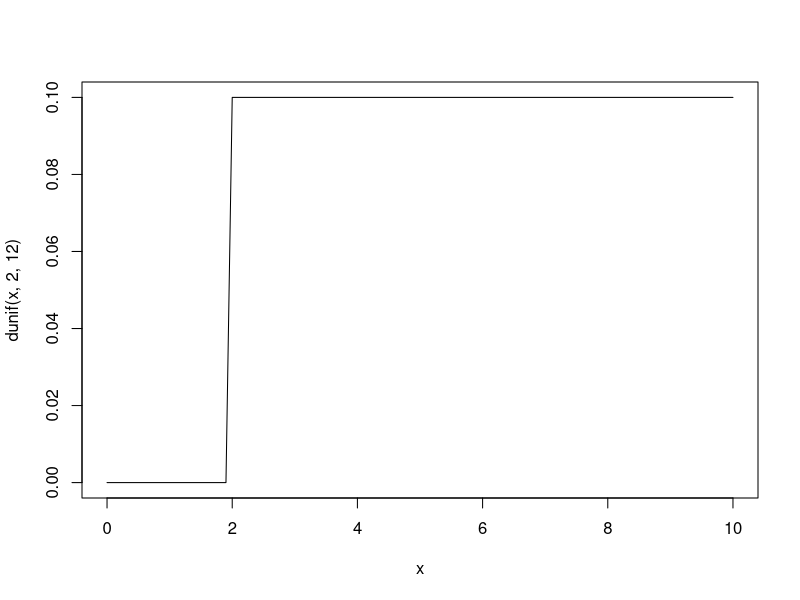
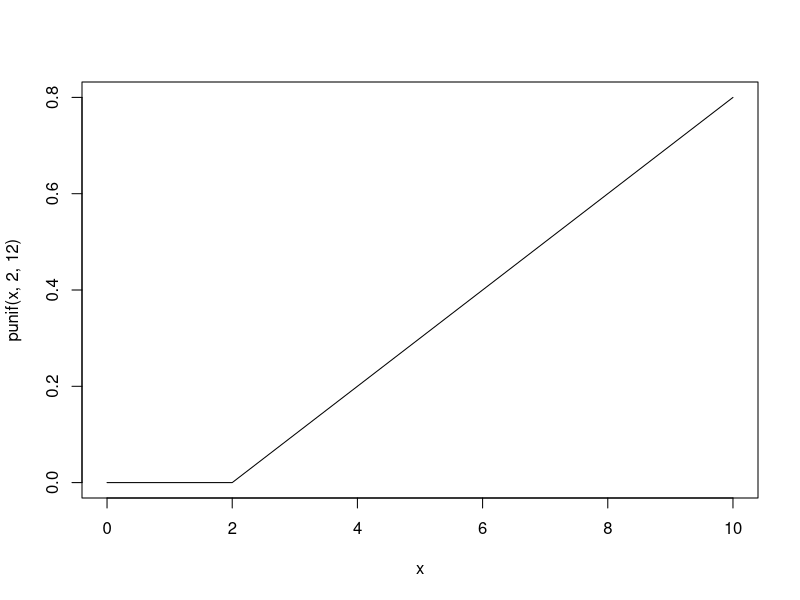
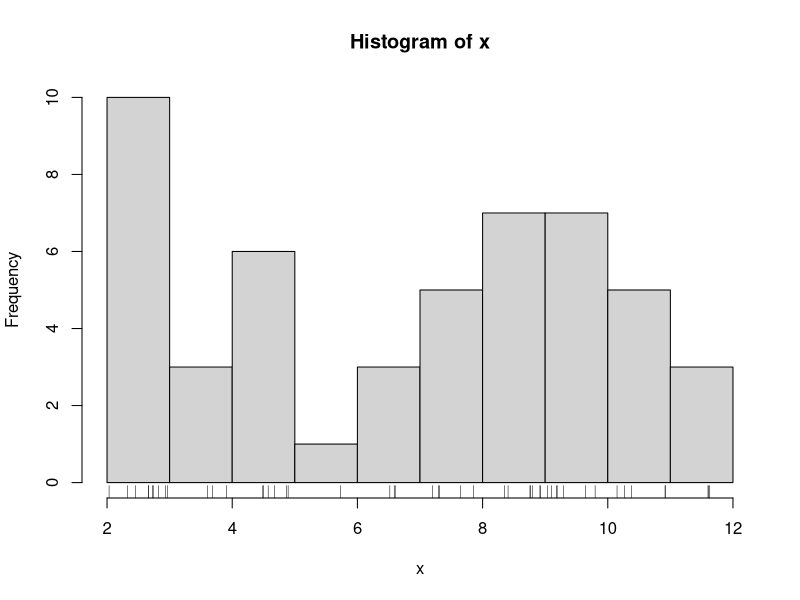

Reproduce these figures in R, in order.
## ---- chunk 1
knitr::opts_chunk$set(echo = TRUE)
## ---- chunk 2
curve(dunif(x, 2, 12), xlim = c(0, 10))
curve(punif(x, 2, 12), xlim = c(0, 10))
## ---- chunk 3
 x = runif(50, 2, 12)
 round(x, 2)
## ---- chunk 4
mean(x);
## ---- chunk 5
var(x);
## ---- chunk 6
  hist(x)  # frequency histogram
  rug(x)   # small tick marks show location of each simulated value
## ---- chunk 7
lower = 2
upper = 6
b <- 0.15
f <- function(x) ifelse(6 > x & x > 2, 0.025*x + b, 0)
pdf <- integrate(f, lower = 2, upper = 6)$val
y <- 0.1
gp <- (abs(pdf - 1) < y) 
gp
## ---- chunk 8
lower = 2
upper = 6

e_3 <- integrate(f, lower = 3, upper = 6)$val
cat("Probability that measurement exceeds 3 is =", e_3)
## ---- chunk 9
lower = 2
upper = 6

eX <- integrate(function(x) x * f(x), lower = 2, upper =6)$val
cat("Expected value of X =", round(eX, 2))
## ---- chunk 10
lower = 0
upper = 3.14/2

lowerInterval <- c(-3.14)
upperInterval <- c(3.14)

pdf <- function(x) {
  ifelse(abs(x) <= 3.14, 1/(2*3.14), 0)
}
## ---- chunk 11
probability_1 <- integrate(pdf, lower = lowerInterval, upper = 0)$val
probability_1
## ---- chunk 12
probability_2 <- integrate(pdf, lower = lowerInterval, upper = 3.14/2)$val
probability_2
